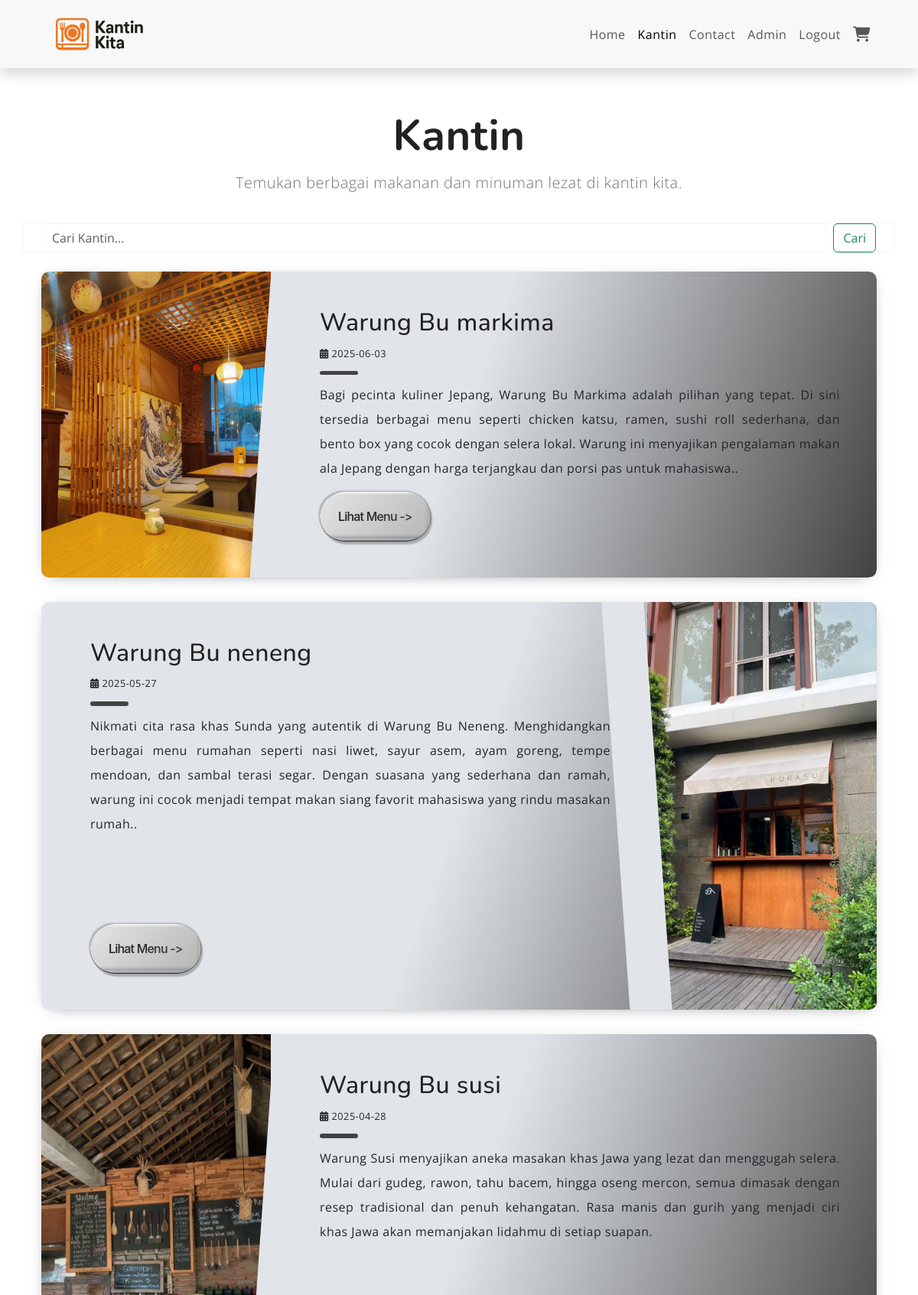
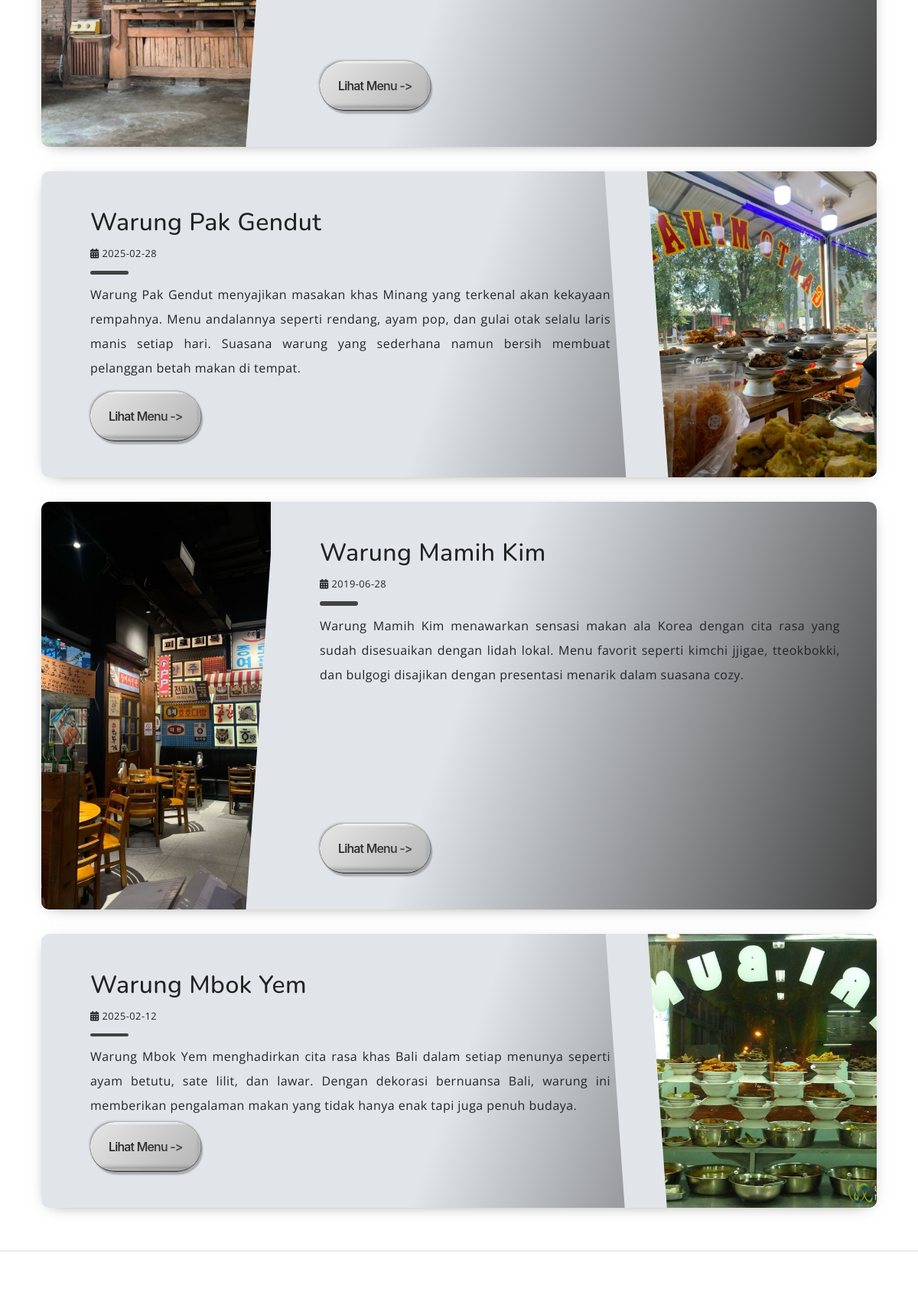
/kantin.php (signed in, upper part), run on the app's committed database (2 pictures, top to bottom).
### tables this page shows
CREATE TABLE `kantin`  (
  `no` int NOT NULL AUTO_INCREMENT,
  `nama_warung` varchar(255) NULL DEFAULT NULL,
  `date` date NULL DEFAULT NULL,
  `deskripsi` varchar(1000) NULL DEFAULT NULL,
  `img` varchar(255) NULL DEFAULT NULL,
  `alt` varchar(255) NULL DEFAULT NULL,
  PRIMARY KEY (`no`) USING BTREE,
  INDEX `nama_warung`(`nama_warung` ASC) USING BTREE
);

### function.php (called while the page is built, shortened)
<?php
$conn = mysqli_connect("localhost", "tommy", "1802005", "uas_weblanjut");
$kantin = query("SELECT * FROM kantin");
function query($query)
{
   global $conn;
   $result = mysqli_query($conn, $query);
   $rows = [];
   while ($row = mysqli_fetch_assoc($result)) {
      $rows[] = $row;
   }
   return $rows;
}

### kantin.php (the view, shortened to what this page needs)
<?php
require 'function.php';
if (isset($_POST["cari"])) {
    $kantin = cari_kantin($_POST["search"]);
    if (empty($kantin)) {
        $error = true;
    }
} else {
    $kantin = query("SELECT * FROM kantin");
}
?>
<!DOCTYPE html>
<html lang="en">
<head>
    <link rel="stylesheet" href="https://cdn.jsdelivr.net/npm/swiper@9/swiper-bundle.min.css">
    <link href="https://cdn.jsdelivr.net/npm/bootstrap@5.3.0-alpha3/dist/css/bootstrap.min.css" rel="stylesheet">
    <link rel="stylesheet" type="text/css" href="css/vendor.css">
    <link rel="stylesheet" type="text/css" href="style.css">
    <link rel="stylesheet" href="css/card.css">
    <link rel="stylesheet" href="css/button.css">
</head>
<body>
    <header>
        <nav class="navbar fixed-top navbar-expand-lg shadow navbar-light bg-light py-3 mb-5">
            <div class="container">
                <a class="navbar-brand" href="index.php">
                    <img src="images/ChatGPT_Image_27_Jun_2025__10.15.31-removebg-preview.png" alt="" width="150" class="img-fluid">
                </a>
                <div class="link collapse navbar-collapse" id="navbarNav">
                    <ul class="navbar-nav ms-auto fs-6">
                        <li class="nav-item">
                            <a class="nav-link" aria-current="page" href="index.php">Home</a>
                        </li>
                        <li class="nav-item">
                            <a class="nav-link active" href="kantin.php">Kantin</a>
                        </li>
                        <li class="nav-item">
                            <a class="nav-link" href="contact.php">Contact</a>
                        </li>
                        <?php if ($_SESSION['username'] == 'superadmin') : ?>
                            <li class="nav-item">
                                <a class="nav-link" href="admin.php">Admin</a>
                            </li>
                        <?php endif; ?>
                        <li class="nav-item">
                            <a class="nav-link" href="logout.php" onclick="return confirm('Yakin ingin keluar?');">Logout</a>
                        </li>
                        <li class="nav-item">
                            <a class="nav-link" href="cart.php">
                                <i class="fa-solid fa-cart-shopping fa-lg"></i>
                            </a>
                        </li>
                    </ul>
                </div>
            </div>
        </nav>
    </header>
    <br>
    <br>
    <br>
    <div class="block mt-5">
        <div class="container">
            <div class="row">
                <div class="col-md-12 text-center">
                    <h1 class="display-4">Kantin</h1>
                    <p class="lead">Temukan berbagai makanan dan minuman lezat di kantin kita.</p>
                </div>
            </div>
        </div>
    </div>
    <div class="searchbar my-3">
        <div class="container border">
            <form class="d-flex" role="search" method="post">
                <input class="form-control me-2" type="search" placeholder="Cari Kantin..." aria-label="Search" name="search" id="search" autocomplete="off">
                <button class="btn btn-outline-success" type="submit" name="cari">Cari</button>
            </form>
        </div>
    </div>
    <section class="light">
        <div class="container py-2">
            <?php foreach ($kantin as $ktn): ?>
                <article class="postcard light blue">
                    <img class="postcard__img" src="images/product/<?= $ktn["img"] ?>" alt="<?= $ktn["alt"] ?>" />
                    <div class="postcard__text text-dark ">
                        <h1 class="postcard__title blue ms-3">Warung <?= $ktn["nama_warung"] ?></h1>
                        <div class="postcard__subtitle small ms-3">
                            <i class="fas fa-calendar-alt mr-2"></i>
                            <span><?= $ktn["date"] ?></span>
                        </div>
                        <div class="postcard__bar ms-3"></div>
                        <div class="postcard__preview-txt ms-3"><?= $ktn["deskripsi"] ?></div>
                        <button class="button button-blue ms-3">
                            <div class="button-outer">
                                <a href="kantin_menu.php?id=<?= $ktn["no"] ?>">
                                    <div class="button-inner">
                                        <span>Lihat Menu -></span>
                                    </div>
                                </a>
                            </div>
                        </button>
                    </div>
                </article>
            <?php endforeach; ?>
        </div>
    </section>
    <hr>
    <footer class="py-5">
    </footer>
</body>
</html>

### style.css (style rules this page uses)
:root { --header-height : 160px; --header-height-min : 80px; }
:root { --accent-color : #FFC43F; --dark-color : #222222; --light-dark-color : #727272; --light-color : #fff; --grey-color : #dbdbdb; --light-grey-color : #fafafa; --primary-color : #6995B1; --light-primary-color : #eef1f3; }
:root { --body-font : "Open Sans", sans-serif; --heading-font : "Nunito", sans-serif; }
body { --bs-link-color: #333; --bs-link-hover-color:#333; --bs-link-color-rgb: 40,40,40; --bs-link-hover-color-rgb: 0,0,0; --bs-light-rgb: 248, 248, 248; --bs-font-sans-serif: "Open Sans", sans-serif; --bs-body-font-family: var(--bs-font-sans-serif); --bs-body-font-size: 1rem; --bs-body-font-weight: 400; --bs-body-line-height: 2; --bs-body-color: #747474; --bs-primary: #FFC43F; --bs-primary-rgb: 255, 196, 63; --bs-success: #a3be4c; --bs-success-rgb: 163, 190, 76; --bs-primary-bg-subtle: #FFF9EB; --bs-success-bg-subtle: #eef5e5; --bs-border-color: #F7F7F7; --bs-secondary-rgb: 230, 243, 251; --bs-danger-rgb: 249, 235, 231; --bs-warning-rgb: 255, 249, 235; --bs-info-rgb: 230, 243, 250; }
body { letter-spacing: 0.03em; }
h1,h2,h3,h4,h5,h6 { font-family: var(--heading-font); color: var(--dark-color); font-weight: 700; }
.display-1, .display-2, .display-3, .display-4, .display-5, .display-6 { font-weight: 700; }
.container, .container-fluid, .container-lg, .container-md, .container-sm, .container-xl, .container-xxl { --bs-gutter-x: 3rem; }

### css/card.css (style rules this page uses)
body { font-family: "Baloo 2", cursive; font-size: 16px; color: #ffffff; text-rendering: optimizeLegibility; font-weight: initial; }
.light { background: #fff; }
a, a:hover { text-decoration: none; transition: color 0.3s ease-in-out; }
@media screen and (min-width: 1024px) { .postcard__text { padding: 2rem 3.5rem; } }
@media screen and (min-width: 1024px) { .postcard__text:before { content: ""; position: absolute; display: block; top: -20%; height: 130%; width: 55px; } }
.blue .postcard__bar { background-color: $main-blue; }
.blue::before { background-image: linear-gradient(-30deg, $main-blue-rgb-015, transparent 50%); }
.blue:nth-child(2n)::before { background-image: linear-gradient(30deg, $main-blue-rgb-015, transparent 50%); }
@media screen and (min-width: 769px) { .blue::before { background-image: linear-gradient( -80deg, $main-blue-rgb-015, transparent 50% ); } }
@media screen and (min-width: 769px) { .blue:nth-child(2n)::before { background-image: linear-gradient(80deg, $main-blue-rgb-015, transparent 50%); } }

### data on the page
kantin: img (picture), nama_warung "Bu markima", date "2025-06-03", deskripsi "Bagi pecinta kuliner Jepang, Warung Bu Markima adalah pilihan yang tepat. Di sini tersedia berbagai menu seperti chicken katsu, ramen, sushi roll sederhana, dan bento box yang cocok dengan selera lokal. Warung ini menyajikan pengalaman makan ala Jepang dengan harga terjangkau dan porsi pas untuk mahasiswa.."
kantin: img (picture), nama_warung "Bu neneng", date "2025-05-27", deskripsi "Nikmati cita rasa khas Sunda yang autentik di Warung Bu Neneng. Menghidangkan berbagai menu rumahan seperti nasi liwet, sayur asem, ayam goreng, tempe mendoan, dan sambal terasi segar. Dengan suasana yang sederhana dan ramah, warung ini cocok menjadi tempat makan siang favorit mahasiswa yang rindu masakan rumah.."
kantin: img (picture), nama_warung "Bu susi", date "2025-04-28", deskripsi "Warung Susi menyajikan aneka masakan khas Jawa yang lezat dan menggugah selera. Mulai dari gudeg, rawon, tahu bacem, hingga oseng mercon, semua dimasak dengan resep tradisional dan penuh kehangatan. Rasa manis dan gurih yang menjadi ciri khas Jawa akan memanjakan lidahmu di setiap suapan."
kantin: img (picture), nama_warung "Pak Gendut", date "2025-02-28", deskripsi "Warung Pak Gendut menyajikan masakan khas Minang yang terkenal akan kekayaan rempahnya. Menu andalannya seperti rendang, ayam pop, dan gulai otak selalu laris manis setiap hari. Suasana warung yang sederhana namun bersih membuat pelanggan betah makan di tempat."
kantin: img (picture), nama_warung "Mamih Kim", date "2019-06-28", deskripsi "Warung Mamih Kim menawarkan sensasi makan ala Korea dengan cita rasa yang sudah disesuaikan dengan lidah lokal. Menu favorit seperti kimchi jjigae, tteokbokki, dan bulgogi disajikan dengan presentasi menarik dalam suasana cozy."
kantin: img (picture), nama_warung "Mbok Yem", date "2025-02-12", deskripsi "Warung Mbok Yem menghadirkan cita rasa khas Bali dalam setiap menunya seperti ayam betutu, sate lilit, dan lawar. Dengan dekorasi bernuansa Bali, warung ini memberikan pengalaman makan yang tidak hanya enak tapi juga penuh budaya."
